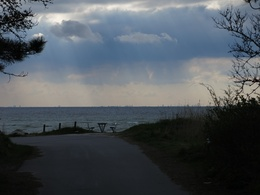
%> input picture IMG_3352.JPG, 260 x 195 px, shrunk from 4000 x 3000 before the run
$ octave main1.m   (GNU Octave 9; MATLAB toolbox functions it lacks are replaced by stand-ins)
%> lines starting %> are read from the running program, lines starting %| are printed output that depends on the picture; in (x1, y1, x2, y2) boxes, pixels count from 0 and x2, y2 are one past the last pixel; in counts of white or black regions, pixels touching at a corner belong together; the program's own positions count from 1
### SMQT.m
function Mout = SMQT(data, I, L)% initilizes the SMQT from current level I to total level.
% I-current level
% L-Total number of levels
if I>L % if the data is wrong, it shows zeros
    Mout = zeros(size(data), 'like', data);
    return;
end
mean_data = nanmean(data(:)); %nan means not a number, mean values data : = = all rows all colmns and planes
Data0 = data; %initial condition
Data1 = data;
if not(isnan(mean_data)) %
    Data0(Data0 > mean_data) = NaN;
    Data1(Data1 <= mean_data) = NaN;
end

Mout = not(isnan(Data1)) * (2^(L-I));% quantization output
if I==L % maximum level it will end the program
    return;
end
Mean0 = SMQT(Data0, I+1, L); % above data
Mean1 = SMQT(Data1, I+1, L); % below data
Mout = Mout + Mean0 + Mean1; %
end

### main1.m
close all;
clear all;
clc;
[f,p]=uigetfile('.jpg'); % select image from a folder (image acquisition)
%> the answer given: IMG_3352.JPG
i=strcat(p,f); % string concatination path name, filename and storing in 'i'
x1=imread(i); %reading input images
%> x1 is the input picture: size 195x260x3 uint8; mean R, G, B 78.5, 85.2, 91.3
% figure,imshow(x);
%for 3d image SMQT
x=double(x1); %double precision floating point== it reduces the intensity of the image
if size(x,3)==3 % Size of the matrix X = 3 is planes
rp=x(:,:,1);% rows,columns,planes i.e red plane
gp=x(:,:,2);%green plane
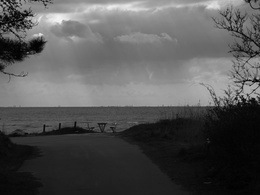
%> gp: size 195x260 double; min 0, max 244, mean 85.2
bp=x(:,:,3);%blue plane
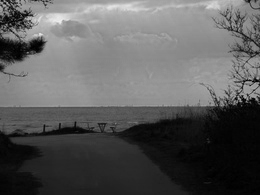
%> bp: size 195x260 double; min 0, max 237, mean 91.3
[xr,yr]=imhist(uint8(rp));% histogram repesentation of red plane
%> xr = 256 values, max 1095 at index 7, min 0 at index 251, mean 198; yr = 256 values from 0 to 255
[xg,yg]=imhist(uint8(gp));% histogram repesentation of green plane
%> xg = 256 values, max 954 at index 7, min 0 at index 246, mean 198; yg = 256 values from 0 to 255
[xb,yb]=imhist(uint8(bp));% histogram repesentation of blue plane
%> xb = 256 values, max 1145 at index 6, min 0 at index 233, mean 198; yb = 256 values from 0 to 255
rp_out=SMQT(rp,1,8); % SMQT for red plane
%> in SMQT, `mean_data = nanmean(data(:));`: mean_data = 78.48
%> in SMQT, `Data0(Data0 > mean_data) = NaN;`:
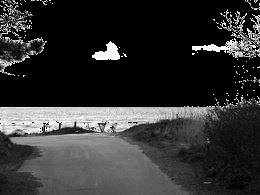
%> Data0: size 195x260 double; 48.37% of the values are NaN or infinite; the others: min 0, max 78, mean 29.77; drawn with min black, max white, NaN and infinite black
%> in SMQT, `Data1(Data1 <= mean_data) = NaN;`:
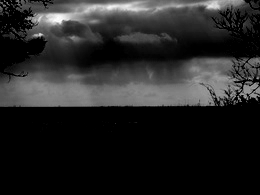
%> Data1: size 195x260 double; 51.63% of the values are NaN or infinite; the others: min 79, max 249, mean 130.5; drawn with min black, max white, NaN and infinite black
%> in SMQT, `Mout = not(isnan(Data1)) * (2^(L-I));`:
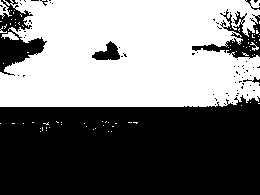
%> Mout: size 195x260 double; values 0 (black) and 128 (white), 48.4% white; 78 white regions (74 under 20 px), largest, box (x1, y1, x2, y2) and area: (0, 0, 260, 107) 24169, (0, 0, 12, 19) 86, (1, 32, 19, 40) 79, (250, 42, 259, 51) 28
%> in SMQT (call 2), `Mout = not(isnan(Data1)) * (2^(L-I));`: Mout: size 195x260 double; values 0 (black) and 64 (white), 22% white; 154 white regions (137 under 20 px), largest, box (x1, y1, x2, y2) and area: (0, 106, 219, 190) 8850, (192, 13, 260, 59) 832, (92, 41, 120, 60) 299
%> in SMQT (call 3), `Mout = not(isnan(Data1)) * (2^(L-I));`: Mout: size 195x260 double; values 0 (black) and 32 (white), 13.2% white; 230 white regions (219 under 20 px), largest, box (x1, y1, x2, y2) and area: (0, 110, 221, 195) 5736, (16, 129, 48, 137) 76, (223, 99, 246, 112) 58
%> in SMQT (call 4), `Mout = not(isnan(Data1)) * (2^(L-I));`: Mout: size 195x260 double; values 0 (black) and 16 (white), 7.4% white; 210 white regions (201 under 20 px), largest, box (x1, y1, x2, y2) and area: (168, 140, 231, 195) 906, (0, 133, 35, 172) 629, (0, 170, 42, 195) 549
%> in SMQT (call 5), `mean_data = nanmean(data(:));`: mean_data = 5.77
%> in SMQT (call 5), `Mout = not(isnan(Data1)) * (2^(L-I));`: Mout: size 195x260 double; values 0 (black) and 8 (white), 5.5% white; 187 white regions (179 under 20 px), largest, box (x1, y1, x2, y2) and area: (189, 107, 260, 195) 2127, (248, 161, 260, 167) 44, (178, 150, 189, 157) 39
%> in SMQT (call 6), `Mout = not(isnan(Data1)) * (2^(L-I));`: Mout: size 195x260 double; values 0 (black) and 4 (white), 2.5% white in thin lines or dots
%> in SMQT (call 7), `Data1(Data1 <= mean_data) = NaN;`: Data1: size 195x260 double; 99.55% of the values are NaN or infinite; the others: min 3, max 3, mean 3
%> in SMQT (call 7), `Mout = not(isnan(Data1)) * (2^(L-I));`: Mout: size 195x260 double; values 0 (black) and 2 (white), 0.45% white in thin lines or dots
%> in SMQT (call 8), `Data1(Data1 <= mean_data) = NaN;`: Data1: size 195x260 double; 99.8% of the values are NaN or infinite; the others: min 2, max 2, mean 2
%> in SMQT (call 8), `Mout = not(isnan(Data1)) * (2^(L-I));`: Mout: size 195x260 double; values 0 (black) and 1 (white), 0.2% white in thin lines or dots, all inside (x1, y1, x2, y2) = (0, 15, 260, 189)
%> in SMQT (call 9), `Data1(Data1 <= mean_data) = NaN;`: Data1: size 195x260 double; every value is NaN or infinite
%> in SMQT (call 9), `Mout = not(isnan(Data1)) * (2^(L-I));`: Mout: size 195x260 double; every value is 0
%> in SMQT (call 10), `Data0(Data0 > mean_data) = NaN;`: Data0: size 195x260 double; 99.02% of the values are NaN or infinite; the others: min 4, max 4, mean 4
%> in SMQT (call 10), `Data1(Data1 <= mean_data) = NaN;`: Data1: size 195x260 double; 98.45% of the values are NaN or infinite; the others: min 5, max 5, mean 5
%> in SMQT (call 10), `Mout = not(isnan(Data1)) * (2^(L-I));`: Mout: size 195x260 double; values 0 (black) and 2 (white), 1.6% white in thin lines or dots
%> in SMQT (call 13), `Data0(Data0 > mean_data) = NaN;`: Data0: size 195x260 double; 97.84% of the values are NaN or infinite; the others: min 6, max 6, mean 6
%> in SMQT (call 13), `Mout = not(isnan(Data1)) * (2^(L-I));`: Mout: size 195x260 double; values 0 (black) and 4 (white), 3.4% white in thin lines or dots
%> in SMQT (call 17), `Data0(Data0 > mean_data) = NaN;`: Data0: size 195x260 double; 98.11% of the values are NaN or infinite; the others: min 7, max 7, mean 7
%> in SMQT (call 17), `Data1(Data1 <= mean_data) = NaN;`: Data1: size 195x260 double; 98.5% of the values are NaN or infinite; the others: min 8, max 8, mean 8
%> in SMQT (call 17), `Mout = not(isnan(Data1)) * (2^(L-I));`: Mout: size 195x260 double; values 0 (black) and 2 (white), 1.5% white in thin lines or dots
%> in SMQT (call 5), `Mout = Mout + Mean0 + Mean1;`:
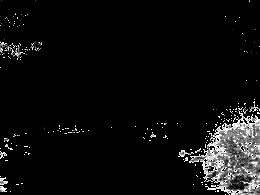
%> Mout: size 195x260 double; min 0, max 14, mean 0.753; drawn with min black and max white
%> in SMQT (call 20), `mean_data = nanmean(data(:));`: mean_data = 11.37
%> in SMQT (call 20), `Mout = not(isnan(Data1)) * (2^(L-I));`:
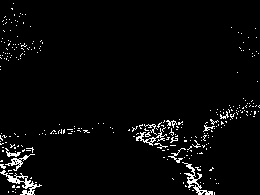
%> Mout: size 195x260 double; values 0 (black) and 8 (white), 3.4% white in thin lines or dots
rp_out=uint8(rp_out);% unsign integer
gp_out=SMQT(gp,1,8);
gp_out=uint8(gp_out);
bp_out=SMQT(bp,1,8);
bp_out=uint8(bp_out);
[xr1,yr1]=imhist(rp_out);
%> xr1 = 256 values, max 1095 at index 9, min 0 at index 4, mean 198; yr1 = 256 values from 0 to 255
[xg1,yg1]=imhist(gp_out);
%> xg1 = 256 values, max 954 at index 7, min 0 at index 4, mean 198; yg1 = 256 values from 0 to 255
[xb1,yb1]=imhist(bp_out);
%> xb1 = 256 values, max 1145 at index 9, min 0 at index 4, mean 198; yb1 = 256 values from 0 to 255
result=cat(3,rp_out,gp_out,bp_out);% concatination 3 planes
figure,subplot(2,2,1),imshow(x1), title(' Input ');; % selected image
       subplot(2,2,2),imshow(result), title(' output ');;% output enhanced image
       subplot(2,2,3),plot(yr,xr,'r',yg,xg,'g',yb,xb,'b'), title(' Histogram for input');;
       subplot(2,2,4),plot(yr1,xr1,'r',yg1,xg1,'g',yb1,xb1,'b'),title('Histogram for output ');;

else
    %SMQT enhance for 2D grey scal image
    result=SMQT(x,1,8);% Applying SMQT for grey scale image
    result=uint8(result);
figure,
subplot(2,2,1),imshow(x1);
subplot(2,2,2),imshow(result);
subplot(2,2,3),imhist(x1);
subplot(2,2,4),imhist(result);
title('histograms SMQT output');
end
% figure,imshow(result);
figure,imshowpair(x1,result,'montage');
title(' Original image and SMQT image');

$ run again, on 4.jpg
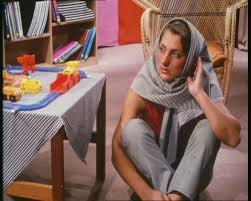
%> input picture 4.jpg, 251 x 201 px
%> x1 is the input picture: size 201x251x3 uint8; mean R, G, B 131, 101.5, 93.1
%> xr = 256 values, max 388 at index 123, min 1 at index 254, mean 197.1; yr = 256 values from 0 to 255
%> xg = 256 values, max 440 at index 37, min 0 at index 231, mean 197.1; yg = 256 values from 0 to 255
%> xb = 256 values, max 457 at index 30, min 0 at index 233, mean 197.1; yb = 256 values from 0 to 255
%> mean_data = 131
%> in SMQT, `Mout = not(isnan(Data1)) * (2^(L-I));`:
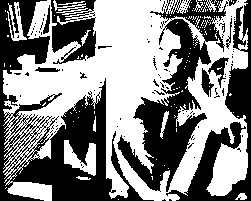
%> Mout: size 201x251 double; values 0 (black) and 128 (white), 52.6% white; 127 black regions (114 under 20 px), largest, box (x1, y1, x2, y2) and area: (0, 0, 154, 201) 10090, (117, 0, 228, 192) 6801, (166, 0, 251, 201) 4068
%> Data1: size 201x251 double; 99.6% of the values are NaN or infinite; the others: min 8, max 8, mean 8
%> Data0: size 201x251 double; 99.75% of the values are NaN or infinite; the others: min 9, max 9, mean 9
%> Data1: size 201x251 double; 99.63% of the values are NaN or infinite; the others: min 10, max 10, mean 10
%> mean_data = 25.88
%> in SMQT (call 13), `Mout = not(isnan(Data1)) * (2^(L-I));`:
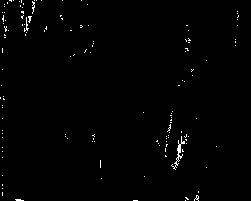
%> Mout: size 201x251 double; values 0 (black) and 4 (white), 0.9% white in thin lines or dots
%> xr1 = 256 values, max 388 at index 115, min 0 at index 50, mean 197.1; yr1 = 256 values from 0 to 255
%> xg1 = 256 values, max 440 at index 29, min 0 at index 16, mean 197.1; yg1 = 256 values from 0 to 255
%> xb1 = 256 values, max 457 at index 35, min 0 at index 2, mean 197.1; yb1 = 256 values from 0 to 255
